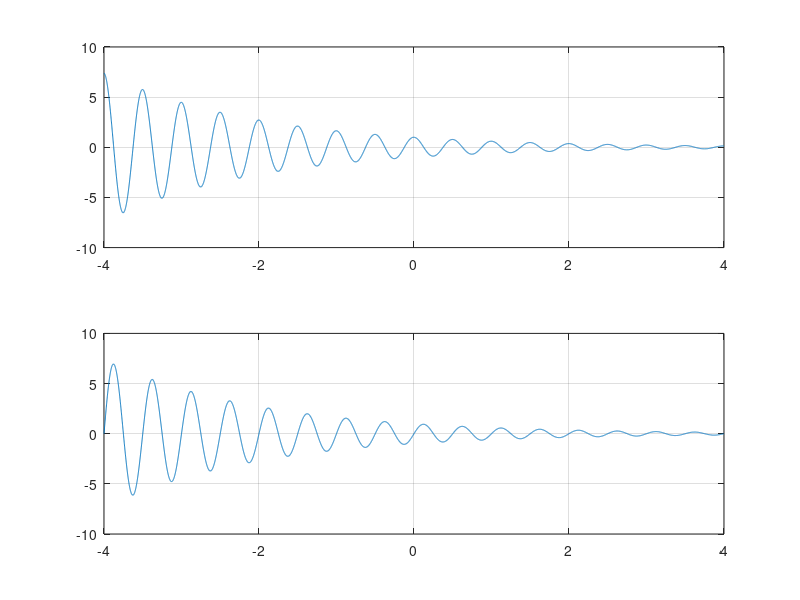

Source code (MATLAB):
clear all;
clc;
t=-4:0.001:4;
x = exp((j*4*pi-0.5)*t);

subplot(2,1,1); 
plot(t,real(x));
grid on; 

subplot(2,1,2); 
plot(t,imag(x)); 
grid on;